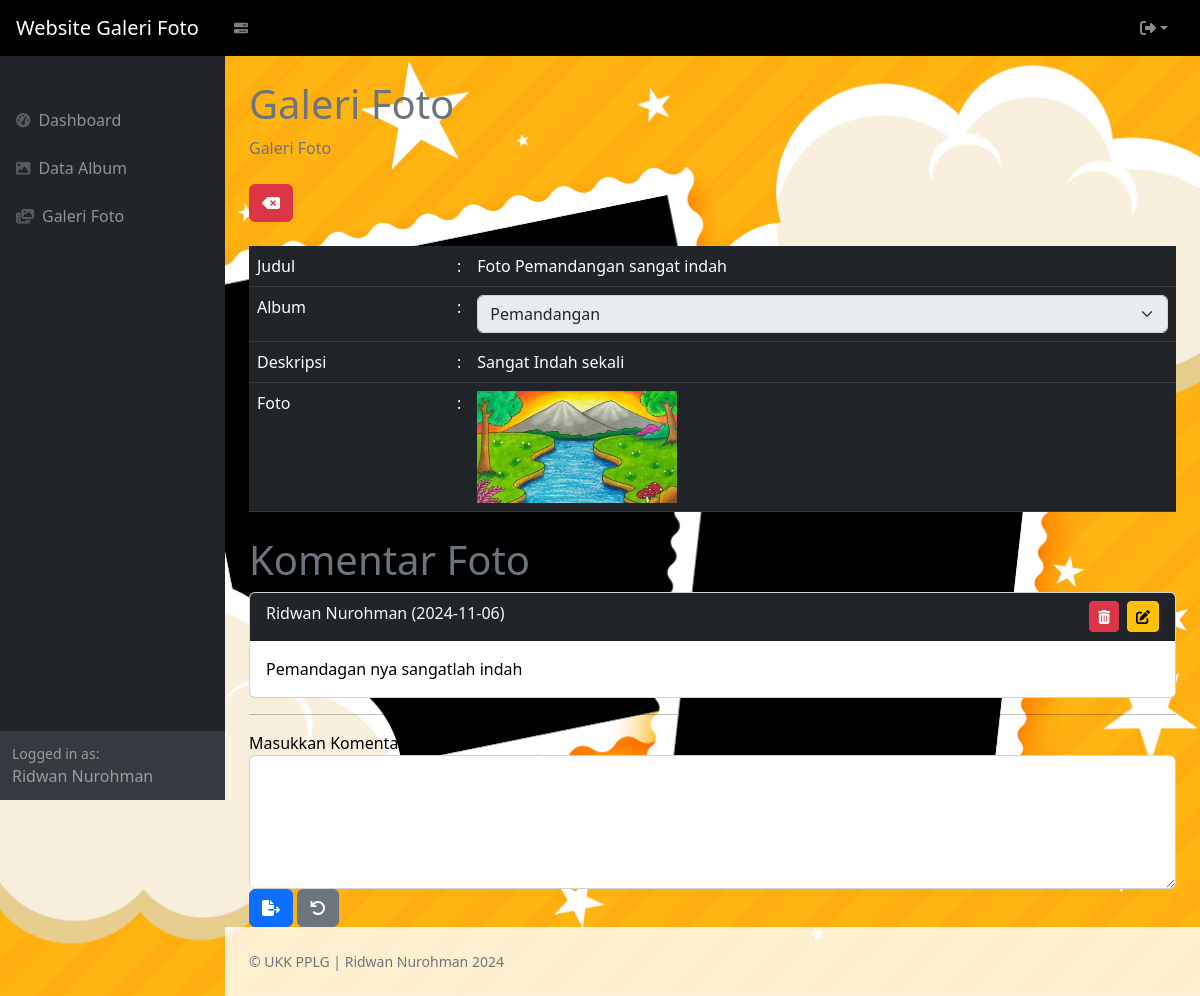
/index.php?page=galeri_komentar&&id=37 (signed in), run on the app's committed database.
### tables this page shows
CREATE TABLE `foto` (
  `fotoid` int(11) NOT NULL,
  `judulfoto` varchar(255) NOT NULL,
  `deskripsifoto` text NOT NULL,
  `tanggalunggah` date NOT NULL,
  `lokasifile` varchar(255) NOT NULL,
  `albumid` int(11) NOT NULL,
  `userid` int(11) NOT NULL
);

CREATE TABLE `album` (
  `albumid` int(11) NOT NULL,
  `namaalbum` varchar(255) NOT NULL,
  `deskripsi` text NOT NULL,
  `tanggalbuat` date NOT NULL,
  `userid` int(11) NOT NULL
);

CREATE TABLE `komentarfoto` (
  `komentarid` int(11) NOT NULL,
  `fotoid` int(11) NOT NULL,
  `userid` int(11) NOT NULL,
  `isikomentar` varchar(255) NOT NULL,
  `tanggalkomentar` date NOT NULL
);

CREATE TABLE `user` (
  `userid` int(11) NOT NULL,
  `username` varchar(255) NOT NULL,
  `password` varchar(255) NOT NULL,
  `email` varchar(255) NOT NULL,
  `namalengkap` varchar(255) NOT NULL,
  `alamat` text NOT NULL
);

### galeri_komentar.php (the view, shortened to what this page needs)
<?php
$id = $_GET['id'];
$query = mysqli_query($koneksi, "SELECT * FROM foto WHERE fotoid=$id");
$data = mysqli_fetch_array($query);
?>
<div class="container-fluid px-4">
    <h1 class="mt-4 text-secondary">Galeri Foto</h1>
    <ol class="breadcrumb mb-4">
        <li class="breadcrumb-item active">Galeri Foto</li>
    </ol>
    <a href="?page=galeri" class="btn btn-danger"><i class="fa-solid fa-delete-left"></i></a>
    <br><br>
    <form method="POST" enctype="multipart/form-data">
        <table class="table">
            <tr class="table-dark">
                <td width="200">Judul</td>
                <td width="1">:</td>
                <td><?php echo $data['judulfoto']; ?></td>
            </tr>
            <tr class="table-dark">
                <td>Album</td>
                <td>:</td>
                <td>
                    <select name="albumid" disabled class="form-select form-control">
                        <?php
                          $al = mysqli_query($koneksi, "SELECT * FROM album");
                          while ($album = mysqli_fetch_array($al)) {
                        ?>
                            <option <?php if ($data['albumid'] == $album['albumid']) echo 'selected'; ?> value="<?php echo $album['albumid']; ?>"><?php echo $album['namaalbum']; ?></option>
                        <?php } ?>
                    </select>
                </td>
            </tr>
            <tr class="table-dark">
                <td>Deskripsi</td>
                <td>:</td>
                <td><?php echo $data['deskripsifoto']; ?></td>
            </tr>
            <tr class="table-dark">
                <td>Foto</td>
                <td>:</td>
                <td>
                    <a href="foto/<?php echo $data['lokasifile']; ?>" target="_blank">
                        <img src="foto/<?php echo $data['lokasifile']; ?>" width="200" alt="lokasifile">
                    </a>
                </td>
            </tr>
        </table>
    </form>
    <h1 class="mt-4 text-secondary">Komentar Foto</h1>
    <?php
    $query_komentar = mysqli_query($koneksi, "SELECT * FROM komentarfoto LEFT JOIN user ON user.userid = komentarfoto.userid WHERE komentarfoto.fotoid=$id ORDER BY tanggalkomentar DESC");
    while ($komentar = mysqli_fetch_array($query_komentar)) {
        ?>
        <div class="card mb-2 ">
            <div class="card-header bg-dark text-light">
                <?php echo $komentar['namalengkap'] . ' (' . $komentar['tanggalkomentar'] . ')'; ?>
                <?php if ($_SESSION['user']['userid'] == $komentar['userid']) { ?>
                    <a href="?page=edit_komentar&id=<?php echo $id; ?>&edit=<?php echo $komentar['komentarid']; ?>" class="btn btn-warning btn-sm float-end ms-2"><i class="fa-solid fa-pen-to-square"></i></a>
                    <a href="?page=galeri_komentar&id=<?php echo $id; ?>&delete=<?php echo $komentar['komentarid']; ?>" class="btn btn-danger btn-sm float-end"><i class="fa-solid fa-trash-can"></i></a>
                <?php } ?>
            </div>
            <div class="card-body"><?php echo $komentar['isikomentar']; ?></div>
        </div>
    <?php } ?>
    <form method="POST">
        <hr>
        <label>Masukkan Komentar Baru</label>
        <textarea name="isikomentar" rows="5" class="form-control"></textarea>
        <button type="submit" class="btn btn-primary"><i class="fa-solid fa-file-export"></i></button>
        <button type="reset" class="btn btn-secondary"><i class="fa-solid fa-arrow-rotate-left"></i></button>
    </form>
</div>

### index.php (style rules this page uses)
body { background-image: url('BG 1.jpg'); background-size: cover; background-position: center; color: black; }

### data on the page
foto: judulfoto "Foto Pemandangan sangat indah", albumid "Pemandangan", deskripsifoto "Sangat Indah sekali", lokasifile (picture)
komentarfoto: userid.namalengkap "Ridwan Nurohman", tanggalkomentar "2024-11-06", isikomentar "Pemandagan nya sangatlah indah"

### other printed values
$_SESSION['user']['namalengkap'] "Ridwan Nurohman"
